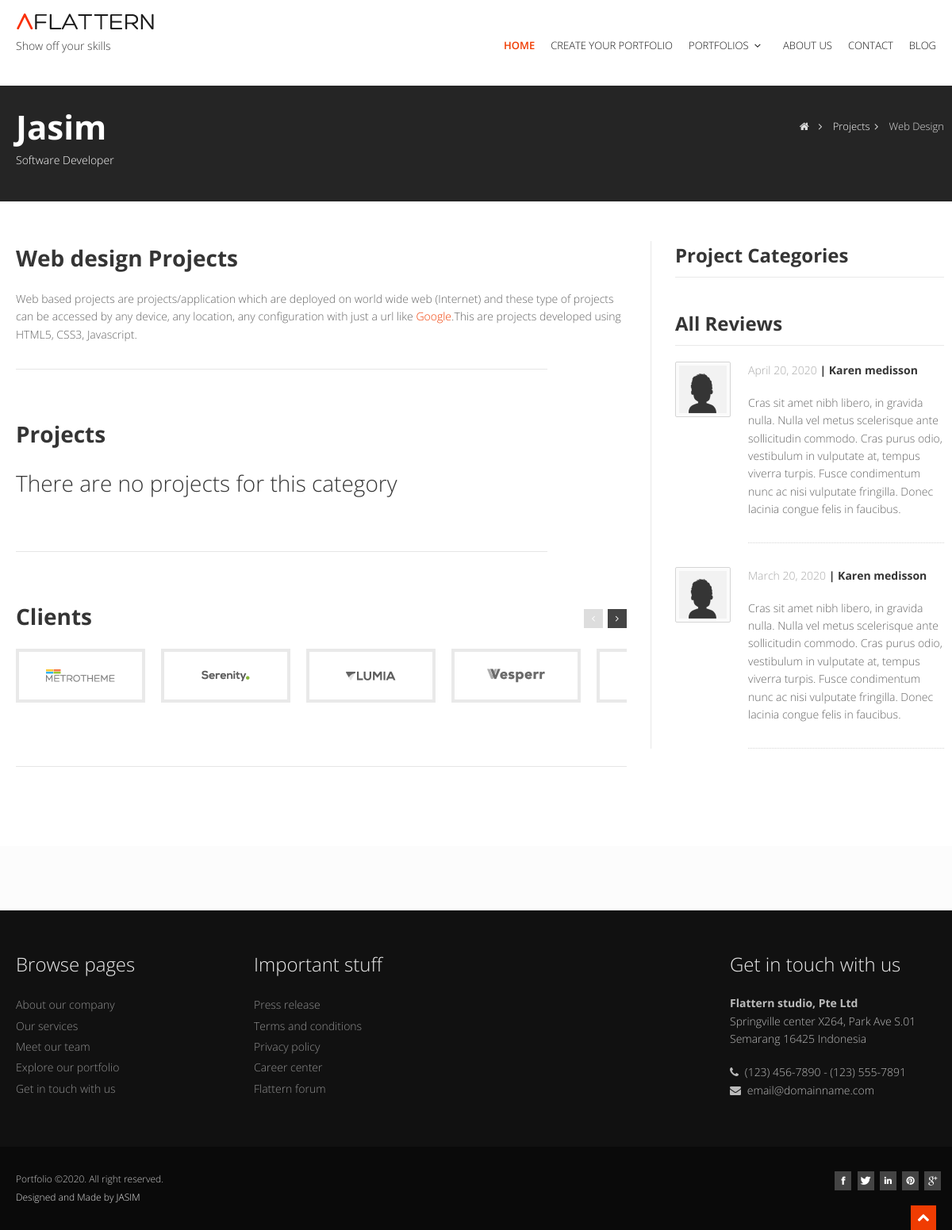
The page /category/2/ on the database as committed earlier.
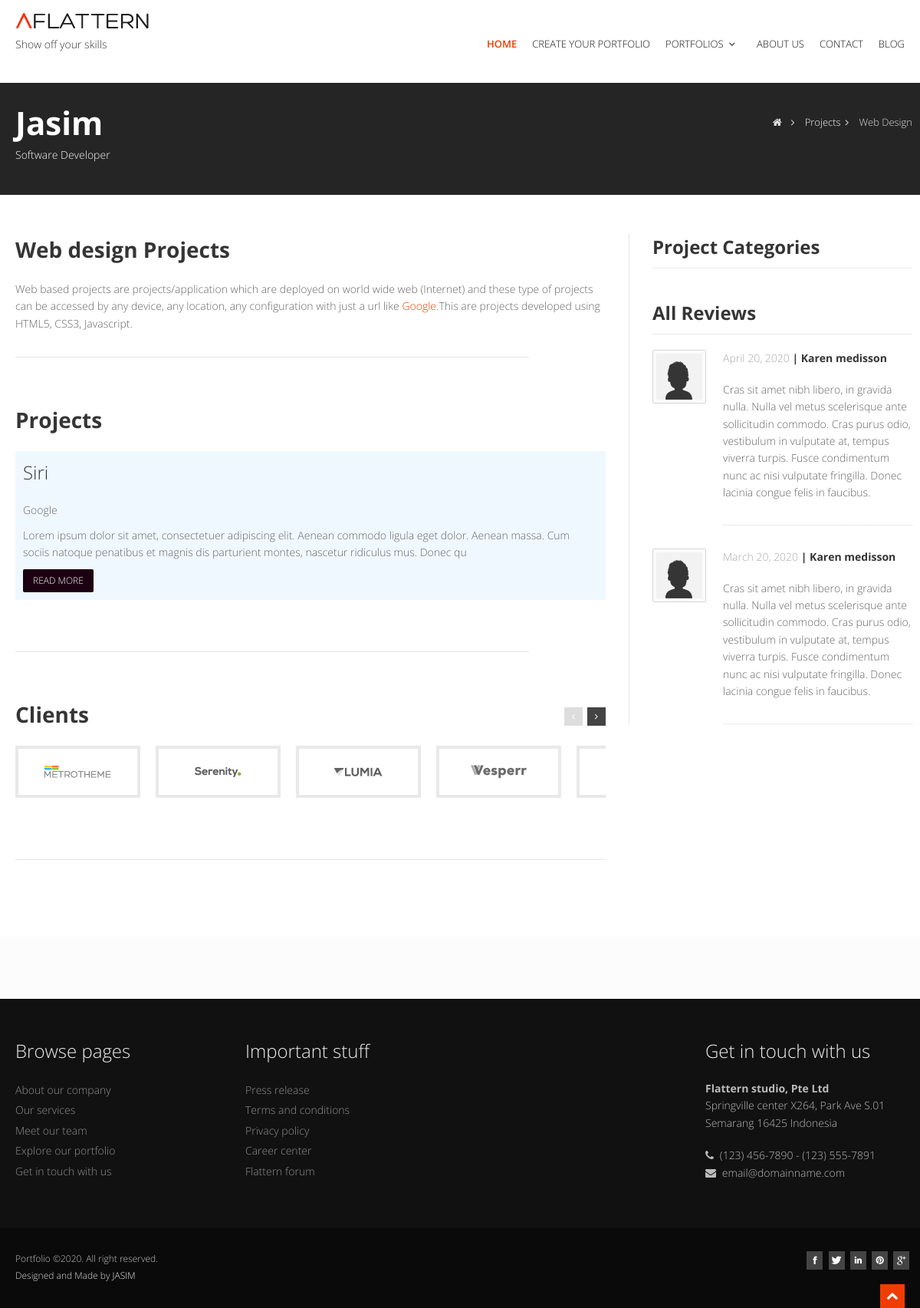
The same page on the database as committed later.
### jasim/models.py (models this page shows, shortened)
class Project(models.Model):
    added_by = models.ForeignKey(
        MyUser, on_delete=models.CASCADE, null=True, related_name="projects")
    category = models.ForeignKey(
        Category, on_delete=models.CASCADE, null=True, related_name='categories')
    title = models.CharField(max_length=100)
    description = models.TextField()
    created_on = models.DateField()
    duration = models.CharField(max_length=100)
    client_website = models.CharField(max_length=100)
    client_name = models.CharField(max_length=100)
    client_email = models.CharField(max_length=100)
    project_url = models.CharField(max_length=100)
    class Meta:
        ordering = ['-created_on']

### jasim/views.py (the view)
# urls.py: path('category/<int:pk>/', views.CategoryList.as_view(), name = 'category'),
class CategoryList(ListView):
    model = Project
    template_name = 'category.html'
    def get_queryset(self):
        return Project.objects.filter(category_id=self.kwargs.get('pk'))

### jasim/templates/category.html (shortened to what the changed rows need)
{% extends 'base.html' %}
{% load static %}
{% block content %}
<section id="inner-headline">
    <div class="container">
      <div class="row">
        <div class="span4">
          <div class="inner-heading">
            <h2><b>Jasim</b></h2>
          </div>
        </div>
      </div>
    </div>
  </section>
  <section id="content">
    <div class="container">
      <div class="row">
        <div class="span8">
          <article>
            <h4><b>Web design Projects</b></h4>
            <p>
              Web based projects are projects/application which are deployed on world wide web (Internet) and these type of projects can be accessed by any device, any location, any configuration with just a url like <a href="www.google.com" target="_blank">Google</a>.This are projects developed using HTML5, CSS3, Javascript.
            </p>
            <br>
            <div class="row">
              <div class="span7">
              </div>
            </div>
            <h4><b>Projects</b></h4>
              {% if project_list%}
              {% for project in project_list %}
              <div class="card-body" style="background-color: aliceblue; padding: 10px;">
                <h5  class="card-title">{{ project.title }}</a></h5>
                <p class=" text-muted">{{project.client_name}}</p>
                <p class="card-text ">{{project.description|slice:":200"}}</p>
                <a href="{% url 'detail' project.id %}" class="btn btn-primary">Read More</a>
            </div>
            <br>
            {% endfor %}
            {% else %}
            <h4>There are no projects for this category</h4>
            {% endif %}
            <div class="row">
              <div class="span7">
                <br>
                <br>
              </div>
            </div>
            <div class="row">
              <div class="span8">
              </div>
            </div>
            <div class="solidline">
          </article>
        </div>
      </div>
    </div>
  </section>
{% endblock %}

Rows that differ between the two databases and show on the page:
now on this page (row edited): Project: title "Siri", client_name "Google", description "Lorem ipsum dolor sit amet, consectetuer adipiscing elit. Aenean commodo ligula eget dolor. Aenean massa. Cum sociis natoque penatibus et magnis dis parturient montes, nascetur ridiculus mus. Donec qu"
Other text that changed with them:
text no longer shown: "There are no projects for this category"
